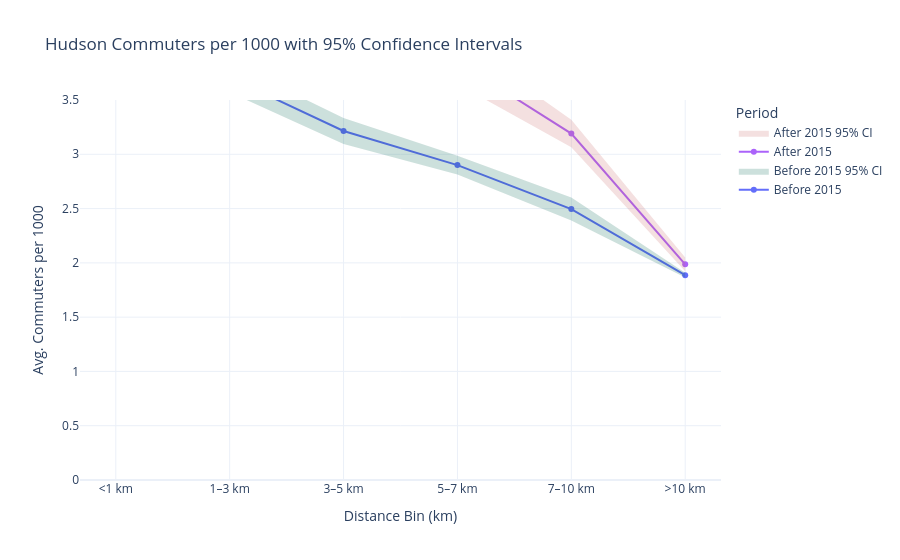

Write notebook code for a chart like this one.
### Code cell
# Step 4 (updated): Group and compute mean, std, count
grouped = (
    gdf_all_years
    .groupby(["period", "distance_bin_custom"])["hudson_workers_per_1000"]
    .agg(['mean', 'std', 'count'])
    .reset_index()
    .rename(columns={'mean': 'avg', 'std': 'stddev', 'count': 'n'})
)

# Calculate 95% CI (Z = 1.96 for normal distribution)
grouped['ci95'] = 1.96 * grouped['stddev'] / np.sqrt(grouped['n'])

# Step 5: Plot with CI as bands
fig = go.Figure()

for period in ["Before 2015", "After 2015"]:
    df = grouped[grouped["period"] == period]
    
    # Main line
    fig.add_trace(go.Scatter(
        x=df["distance_bin_custom"],
        y=df["avg"],
        mode="lines+markers",
        name=period,
        line=dict(width=2)
    ))
    
    # Upper bound
    fig.add_trace(go.Scatter(
        x=df["distance_bin_custom"],
        y=df["avg"] + df["ci95"],
        mode="lines",
        line=dict(width=0),
        showlegend=False,
        hoverinfo='skip'
    ))

    # Lower bound
    fig.add_trace(go.Scatter(
        x=df["distance_bin_custom"],
        y=df["avg"] - df["ci95"],
        mode="lines",
        line=dict(width=0),
        fill='tonexty',
        fillcolor='rgba(0,100,80,0.2)' if period == "Before 2015" else 'rgba(200,100,100,0.2)',
        name=f"{period} 95% CI",
        hoverinfo='skip'
    ))

# Layout
fig.update_layout(
    title="Hudson Commuters per 1000 with 95% Confidence Intervals",
    xaxis_title="Distance Bin (km)",
    yaxis_title="Avg. Commuters per 1000",
    template="plotly_white",
    yaxis=dict(range=[0, 3.5]),
    legend_title="Period"
)

fig.show()

### Figure 1 — Plotly figure (JSON) as saved in the notebook; plotly's stock layout.template omitted (floating-point values rounded to 4 significant figures)
{"data": [{"line": {"width": 2}, "mode": "lines+markers", "name": "Before 2015", "type": "scatter", "x": ["<1 km", "1–3 km", "3–5 km", "5–7 km", "7–10 km", ">10 km"], "y": [8.124, 3.707, 3.214, 2.9, 2.496, 1.886]}, {"hoverinfo": "skip", "line": {"width": 0}, "mode": "lines", "showlegend": false, "type": "scatter", "x": ["<1 km", "1–3 km", "3–5 km", "5–7 km", "7–10 km", ">10 km"], "y": [9.195, 3.843, 3.335, 2.986, 2.602, 1.908]}, {"fill": "tonexty", "fillcolor": "rgba(0,100,80,0.2)", "hoverinfo": "skip", "line": {"width": 0}, "mode": "lines", "name": "Before 2015 95% CI", "type": "scatter", "x": ["<1 km", "1–3 km", "3–5 km", "5–7 km", "7–10 km", ">10 km"], "y": [7.053, 3.571, 3.094, 2.814, 2.389, 1.865]}, {"line": {"width": 2}, "mode": "lines+markers", "name": "After 2015", "type": "scatter", "x": ["<1 km", "1–3 km", "3–5 km", "5–7 km", "7–10 km", ">10 km"], "y": [6.847, 4.383, 3.986, 3.854, 3.191, 1.986]}, {"hoverinfo": "skip", "line": {"width": 0}, "mode": "lines", "showlegend": false, "type": "scatter", "x": ["<1 km", "1–3 km", "3–5 km", "5–7 km", "7–10 km", ">10 km"], "y": [7.473, 4.582, 4.169, 4.06, 3.317, 2.05]}, {"fill": "tonexty", "fillcolor": "rgba(200,100,100,0.2)", "hoverinfo": "skip", "line": {"width": 0}, "mode": "lines", "name": "After 2015 95% CI", "type": "scatter", "x": ["<1 km", "1–3 km", "3–5 km", "5–7 km", "7–10 km", ">10 km"], "y": [6.222, 4.183, 3.803, 3.647, 3.065, 1.923]}], "layout": {"legend": {"title": {"text": "Period"}}, "title": {"text": "Hudson Commuters per 1000 with 95% Confidence Intervals"}, "xaxis": {"title": {"text": "Distance Bin (km)"}}, "yaxis": {"range": [0, 3.5], "title": {"text": "Avg. Commuters per 1000"}}}}
